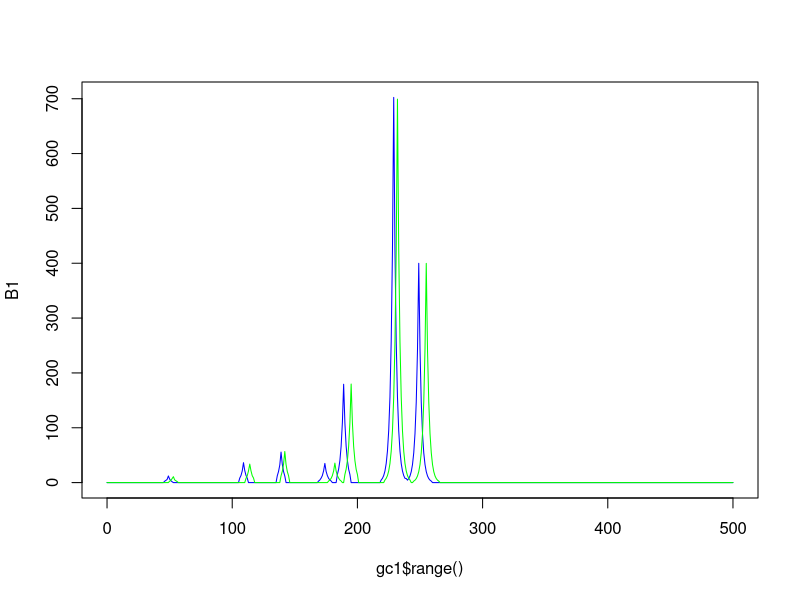

Recreate this plot in R.
library(stats4)
library(methods)
# creating the class signal.
# 
rm(list = ls())
# Create a class with three fields.
# peak: A vector that contains the position of peaks in the range of spectra.
# variance: A vector that contains the variances for different peaks.
# intensity: A vector that contains the intensity of the peaks.
# Window: A vector that contains the number of retention time to be affected
#         around the main peak.
# lowerlimit: A variable that set the minimum value for retention time.
# upperlimit: A variable that set the maximum value for retention time.

gc <- setRefClass("gc",fields = list(peak = "numeric",
                                   variance = "numeric",
                                   intensity = "numeric",
                                   window = "numeric",
                                   lowerlimit = "numeric",
                                   upperlimit = "numeric"),
                     methods = list(
                       print = function()
                       {
                         if(!any(length(peak) == length(variance) | 
                                 length(variance) == length(intensity) |
                                 length(peak == length(intensity)))) 
                           stop("vector peak, variance, and intensity must be same length")
                          
                         # number of peaks
                         np <- length(peak)
                         # create the vector for all the range of retention time
                          x <- rep(0,length(seq(lowerlimit,upperlimit,1)))
                          
                          # for each peak identify the window to be changed
                          for(j in 1:np)
                            {
                            if(peak[j]-window[j]>0)
                            {
                              ini<- peak[j]-window[j]
                              fin<- peak[j]+window[j]
                              # obtain position to be changed
                              positionToChange <- seq(ini,fin,1)
                              
                            x[ini:fin]<-x[ini:fin] + sapply(positionToChange,function(pos)
                              {
                                # generate a value from normal dist. with mean equal to
                                # intensity
                                abs(rnorm(1,intensity[j],sqrt(variance[j])))/exp(abs(peak[j]-pos)/2)
                                # exponential decay when the retention time differ from 
                                # the position of the peak
                                
                              })                  
                              
                            }
                          }
                        print = x 
                       },
                       range = function()
                       {
                         range = seq(lowerlimit,upperlimit,1)
                       }
                     ))



set.seed(1)
v1 <- c(50,110,140,175,190,230,250)
u <- round(rnorm(7,5,2),0)
u
v2 <- v1 + u
v2

gc1<-gc(peak =v1,
               variance =c(2,2,1,1,1,1,1),
               intensity = c(10,35,55,35,180,700,400),
               window = c(3,3,3,5,5,10,10),
               lowerlimit = 0,
               upperlimit = 500)

# signal shifted by adding a random normal vector to the peak vectors
gc2<-gc(peak =v2,
                variance =c(2,2,1,1,1,1,1),
                intensity = c(10,35,55,35,180,700,400),
                window = c(3,3,3,5,5,10,10),
                lowerlimit = 0,
                upperlimit = 500)

B1 <- gc1$print()
# signal shifted
T1 <- gc2$print()

plot(gc1$range(), B1, type = "l", col = "blue")
lines(gc1$range(),T1, col = "green")


Pprime <- function(P,xi,xi1)
{
  
  
}

# benefit function 
f <- function(P,T1,xi,xi1)
{
  
  # Use the warping points to find the unwarped points and obtain pj's
  # calculate the Pprime using pj's in order to compare with the target
  # Calculate correlation between Pprime and T in a segment.
  ini<- which(T$x == xi)
  fin <-which(T$x == xi1)
  
  # Transform P into Pw(Pprime)
  
  # if Pw and T1 are the same length
  a <- T1$f[ini:fin]
  b <- Pw$f[ini:fin]
  output <- cov(a,b)
  
}

align <- function(P,Target,m,t)
{
  # F1: matrix containing the cumulated benefit function
  
  # Pre-aligming length of chromatogram
  Lp<- max(P$x)-min(P$x)
  
  # Post-aligning length of chromatogram and length of 
  # target chromatogram
  Lt <- max(Target$x)-min(Target$x)
  
  # Calculate number of sections for P
  N <- round(Lp/m)
  
  # calculate difference in mean section length between P and T
  d <- round(Lt/N) - m
  
  F1 <- matrix(0.0, nrow = (N+1), ncol = (Lt+1))
  U <- matrix(0.0, nrow = (N+1), ncol = (Lt+1))
  
  for (i in 0:N)
  {
    for(x in 0:Lt)
    {
      F1[i,x] <- -Inf  
    }
  }
  
  F1[N,0] = 0
  
  for (i in (N-1): 0)
  {
    xstart <- max(i*(m+d-t),Lt-(N-i)*(m+d+t))
    xend <- min(i*(m+d + t),Lt-(N-i)*(m+d-t))
    for (x in xstart:xend)
    {
      for (u in (d-t):(d+t))
      {
        fsum <- F1[i+1,x+m+u] + f(x,x+m+u)
        if (fsum > F1[i,x]) then
        F1[i,x] <- fsum
        U[i,x] <- u
      }
    }
  }
  
  x(0) = 0
  for(i in 0:N-1)
  {
    u[i] <- U[i,x[i]]
    x[i+1] <- x[i]+m+u(i)
  }
  return(x = x, u=u,F1=F1,U=U)
}
